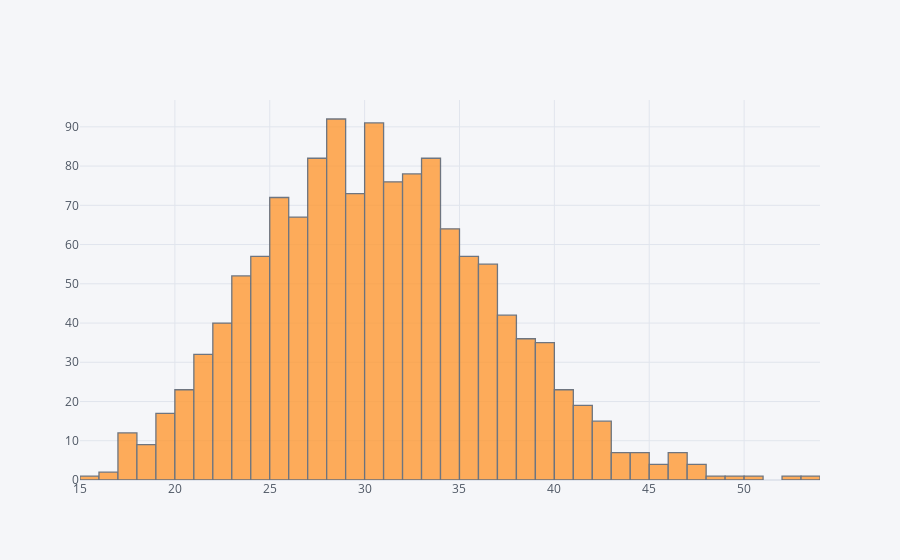

Here is the notebook cell this chart was saved with:
### Code cell
df["bmi"].iplot(kind="hist")

### Figure 1 — Plotly figure (JSON) as saved in the notebook; plotly's stock layout.template omitted (floating-point values rounded to 4 significant figures; data arrays with more than 128 entries replaced by an {"elided": "..."} marker saying what was removed)
{"data": [{"histfunc": "count", "histnorm": "", "marker": {"color": "rgba(255, 153, 51, 1.0)", "line": {"color": "#4D5663", "width": 1.3}}, "name": "bmi", "opacity": 0.8, "orientation": "v", "type": "histogram", "x": {"elided": "1338 float values"}}], "layout": {"barmode": "overlay", "legend": {"bgcolor": "#F5F6F9", "font": {"color": "#4D5663"}}, "paper_bgcolor": "#F5F6F9", "plot_bgcolor": "#F5F6F9", "title": {"font": {"color": "#4D5663"}}, "xaxis": {"gridcolor": "#E1E5ED", "showgrid": true, "tickfont": {"color": "#4D5663"}, "title": {"font": {"color": "#4D5663"}, "text": ""}, "zerolinecolor": "#E1E5ED"}, "yaxis": {"gridcolor": "#E1E5ED", "showgrid": true, "tickfont": {"color": "#4D5663"}, "title": {"font": {"color": "#4D5663"}, "text": ""}, "zerolinecolor": "#E1E5ED"}}}
